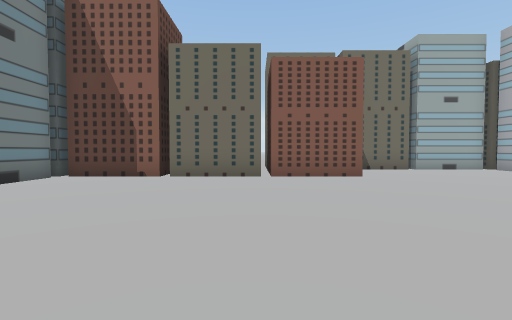
View 1 (above)

24 first-person views from a walk through a scene from a Unity 3-D project. The camera is 1.3 m above the floor, tilts 2° down and sees 85° across. The floor is counted in squares, 2 m on a side. Each view is taken from the middle of a square. On the plan, view 1 faces up. The plan holds only what a view shows up to about 9 squares ahead; the rest is blank. The place goes on beyond the plan. The player is left out.

View 2
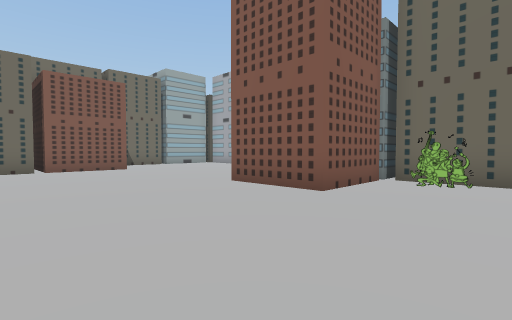

View 3
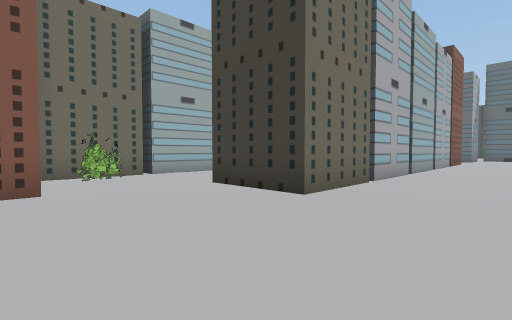

View 4
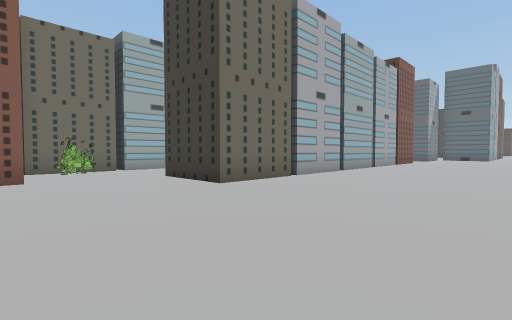

View 5
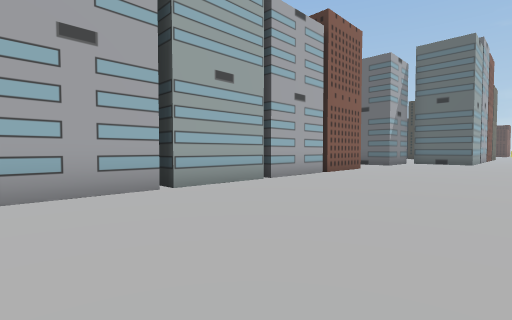

View 6
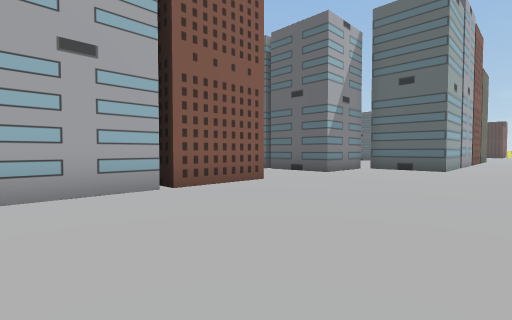

View 7
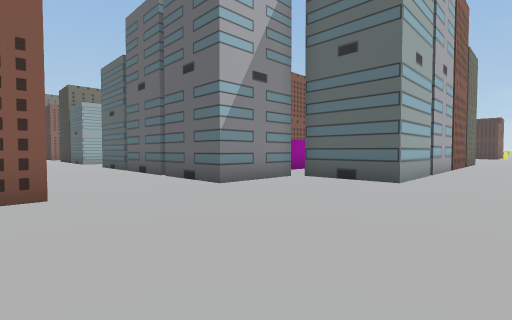

View 8
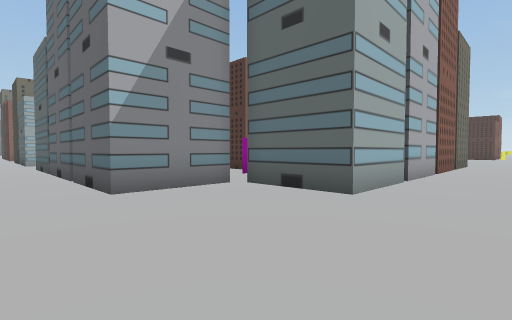

View 9
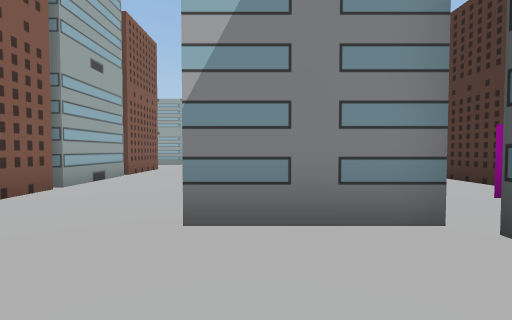

View 10
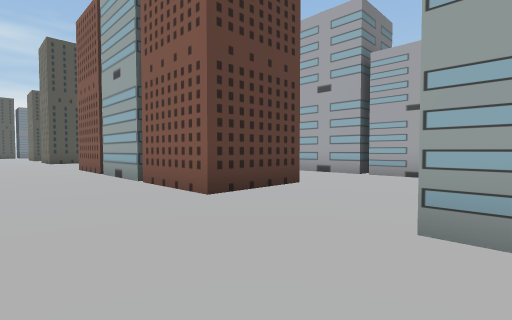

View 11
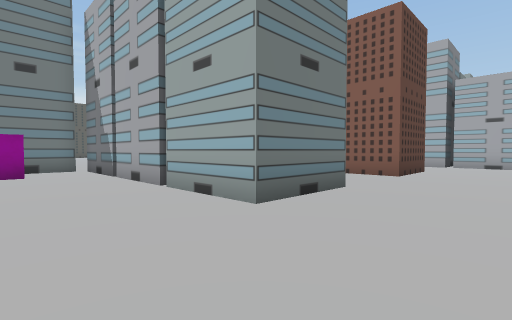

View 12
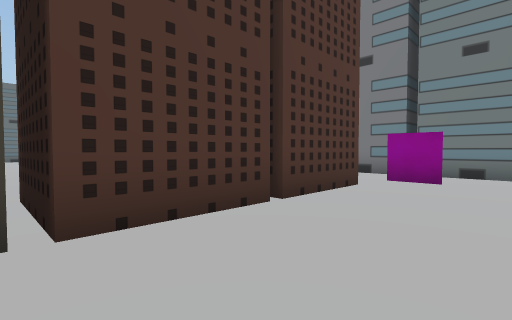

View 13
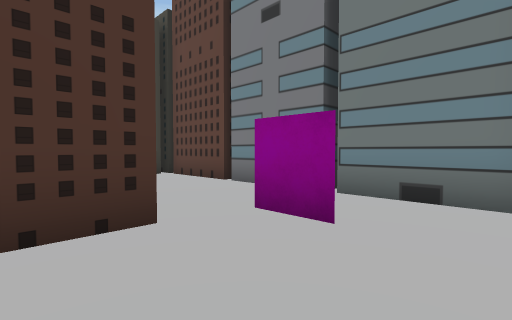

View 14
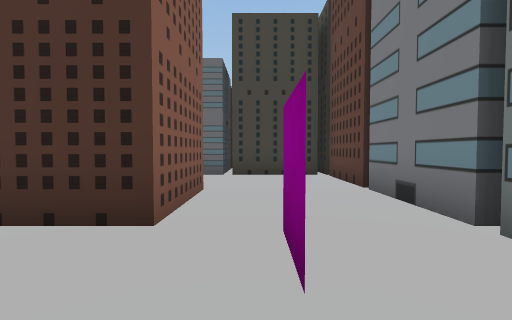

View 15
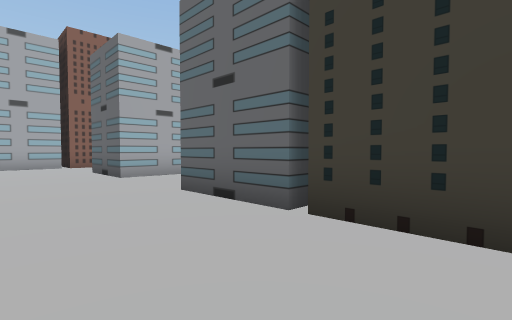

View 16
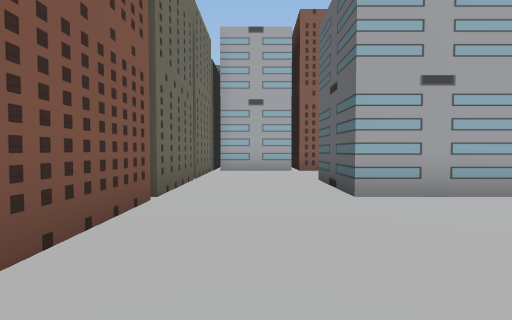

View 17
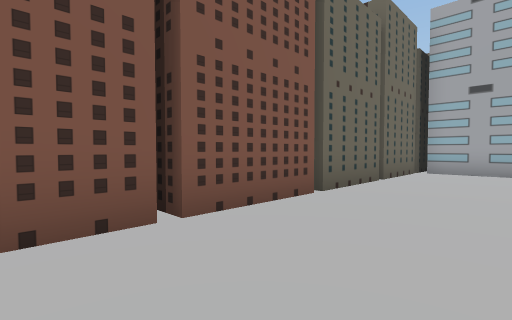

View 18
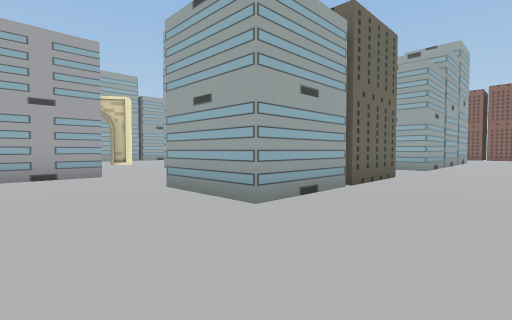

View 19
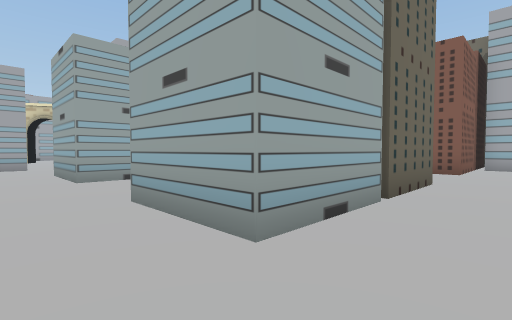

View 20
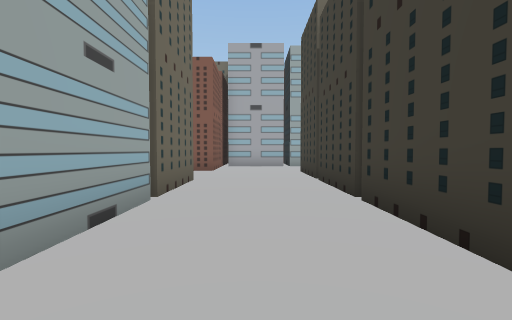

View 21
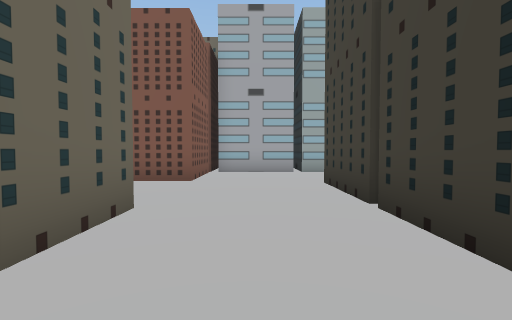

View 22
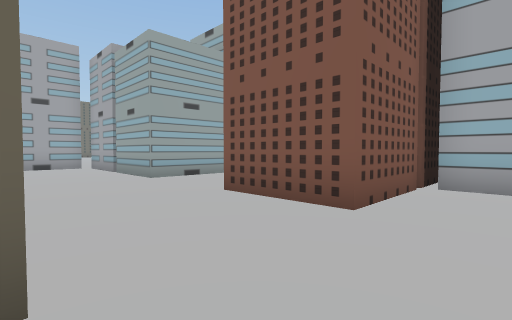

View 23
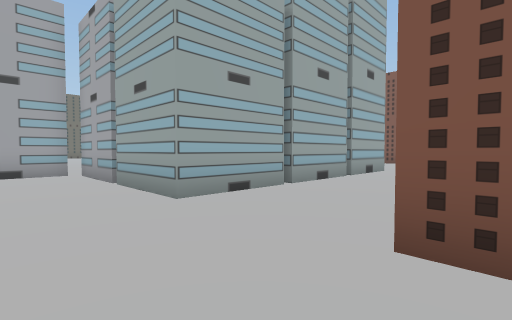

View 24
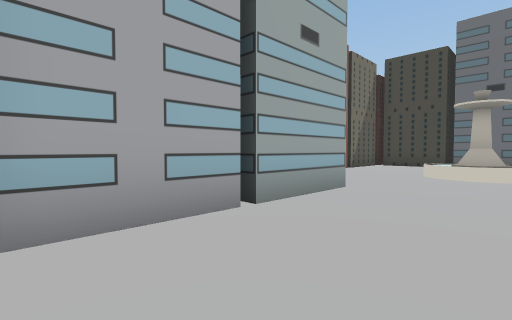

### Floor plan
Points are (right, up) in squares from view 1. A wall is a line through its corners. A room is listed if a view was taken in it or the views show most of it. See-through windows are left out.
Room 1 (views 1, 2, 3, 4, 5, 6, 7, 8, 9, 10, 11, 12, 13, 14, 18, 19, 20, 21, 22, 23, 24)
walls: (7.6, -10) (7.6, -10.6); (10.2, -10.6) (5.6, -10.6); (5.4, -5.4) (5.4, -0.5); (7.6, -13.4) (7.6, -15.6) (0.6, -15.6); (6.1, -0.6) (2.9, -0.6) (2.9, 1.6); (0.2, -8.4) (1, -8.4); (0.2, -13.4) (1, -13.4); (15.1, -15.6) (10.4, -15.6) (10.4, -13.4); (7.6, -18.4) (7.6, -20.6) (0.4, -20.6) (0.4, -18.4) (7.4, -18.4); (0.4, -15.8) (0.4, -3.4) (2.6, -3.4); (15.2, -20.6) (10.4, -20.6) (10.4, -18.4); (7.6, -23.2) (7.6, -25.6); (1.8, -22.1) (1.8, -23.2); (21.5, -15.6) (17.9, -15.6) (17.9, -10.6) (16, -10.6); (10.4, -23.4) (17.6, -23.4); (2.6, 6.9) (-4.5, 6.9); (2.9, -23.4) (8, -23.4); (7.9, 8.5) (7.9, 9); (21.5, -20.6) (17.9, -20.6) (17.9, -18.4); (20.4, -23.4) (21, -23.4); (20.4, -25.6) (20.4, -20.5); (-2.1, -27.9) (-2.1, -20.9) (0.1, -20.9) (0.1, -22.6)
glass walls: (4.5, -2.4) (4.5, -1.5)
ways out: opening at (1, -22) to room 2
objects: fountain (18, -30) to (20, -29)
Room 2 (views 15, 16, 17)
walls: (5.4, -25.8) (5.4, -25); (2.9, -25.6) (2.9, -23.4); (7.9, -30.5) (7.9, -28.4) (10.1, -28.4); (-0.1, -28.4) (5.1, -28.4); (12.9, -29) (12.9, -25.5); (0.1, -22.6) (0.1, -29.5); (14, -25.6) (4, -25.6)
ways out: opening at (1, -22) to room 1

Where each view was taken, in squares from view 1:
view 1: 0 up, 0 right, facing up
view 2: 3 down, 1 left, facing up-right
view 3: 0 up, 2 left, facing down-right
view 4: 0 up, 4 left, facing down-right
view 5: 6 down, 4 left, facing down-right
view 6: 11 down, 4 left, facing down-right
view 7: 15 down, 4 left, facing down-right
view 8: 17 down, 4 left, facing down-right
view 9: 19 down, 2 left, facing right
view 10: 18 down, 11 right, facing up-left
view 11: 23 down, 10 right, facing up-left
view 12: 21 down, 8 right, facing down-left
view 13: 21 down, 4 right, facing down-left
view 14: 21 down, 2 right, facing down
view 15: 26 down, 1 right, facing down-right
view 16: 27 down, 4 right, facing right
view 17: 28 down, 4 right, facing up-right
view 18: 18 down, 8 right, facing up-right
view 19: 22 down, 9 right, facing up-right
view 20: 22 down, 9 right, facing right
view 21: 22 down, 12 right, facing right
view 22: 22 down, 15 right, facing up-right
view 23: 19 down, 16 right, facing up-right
view 24: 21 down, 18 right, facing down-right
